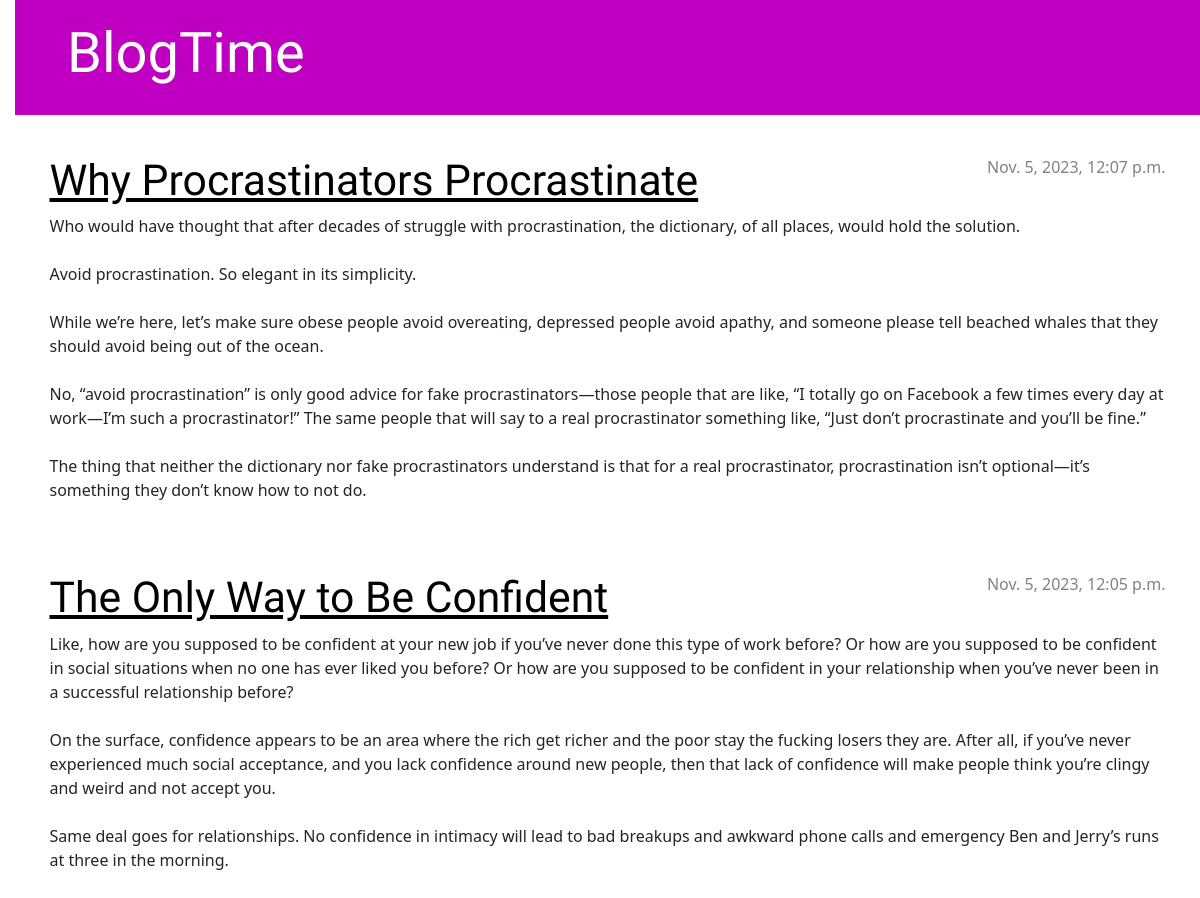
The app's page /, older data.
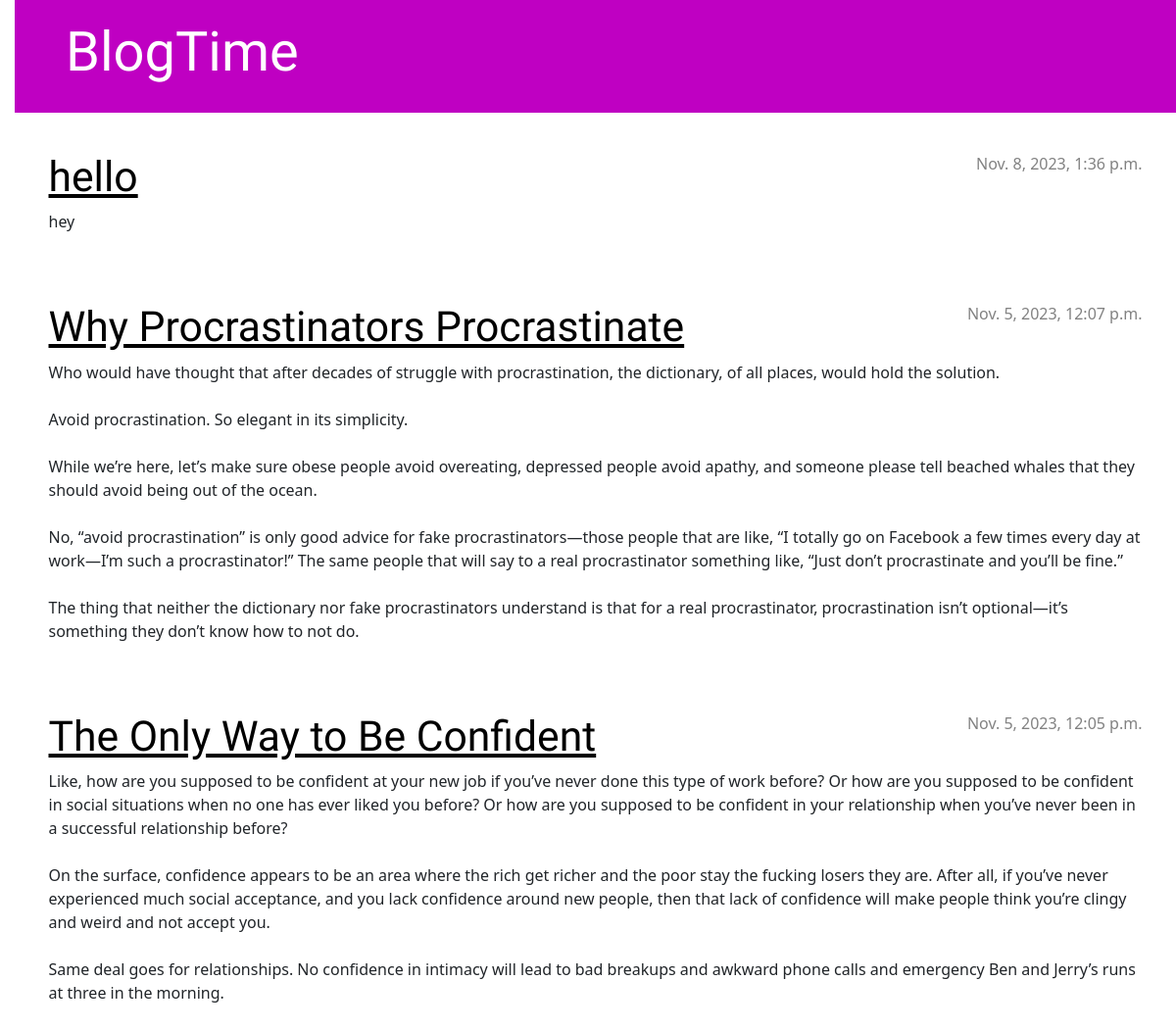
The same page, newer data.
### blog/models.py (models this page shows, shortened)
class Post(models.Model):
    author = models.ForeignKey(settings.AUTH_USER_MODEL, on_delete=models.CASCADE)
    title = models.CharField(max_length=200)
    text = models.TextField()
    created_date = models.DateTimeField(default=timezone.now)
    published_date = models.DateTimeField(blank=True, null=True)

### blog/views.py (the view)
# urls.py: path('', views.post_list, name='post_list'),
def post_list(request):
    posts = Post.objects.filter(published_date__lte=timezone.now()).order_by('-published_date')
    return render(request, 'blog/post_list.html',{'posts':posts})

### blog/templates/blog/post_list.html
{% extends 'blog/base.html' %}
{% block content %}
    {% for post in posts %}
        <article class="post">
            <time class="date">
                {{ post.published_date }}
            </time>
            <h2><a href="{% url 'post_detail' pk=post.pk %}">{{ post.title }}</a></h2>
            <p>{{ post.text|linebreaksbr }}</p>
        </article>
    {% endfor %}
{% endblock %}

Row changes from the older to the newer data that the page shows:
added Post: published_date "Nov. 8, 2023, 1:36 p.m.", title "hello", text "hey"
